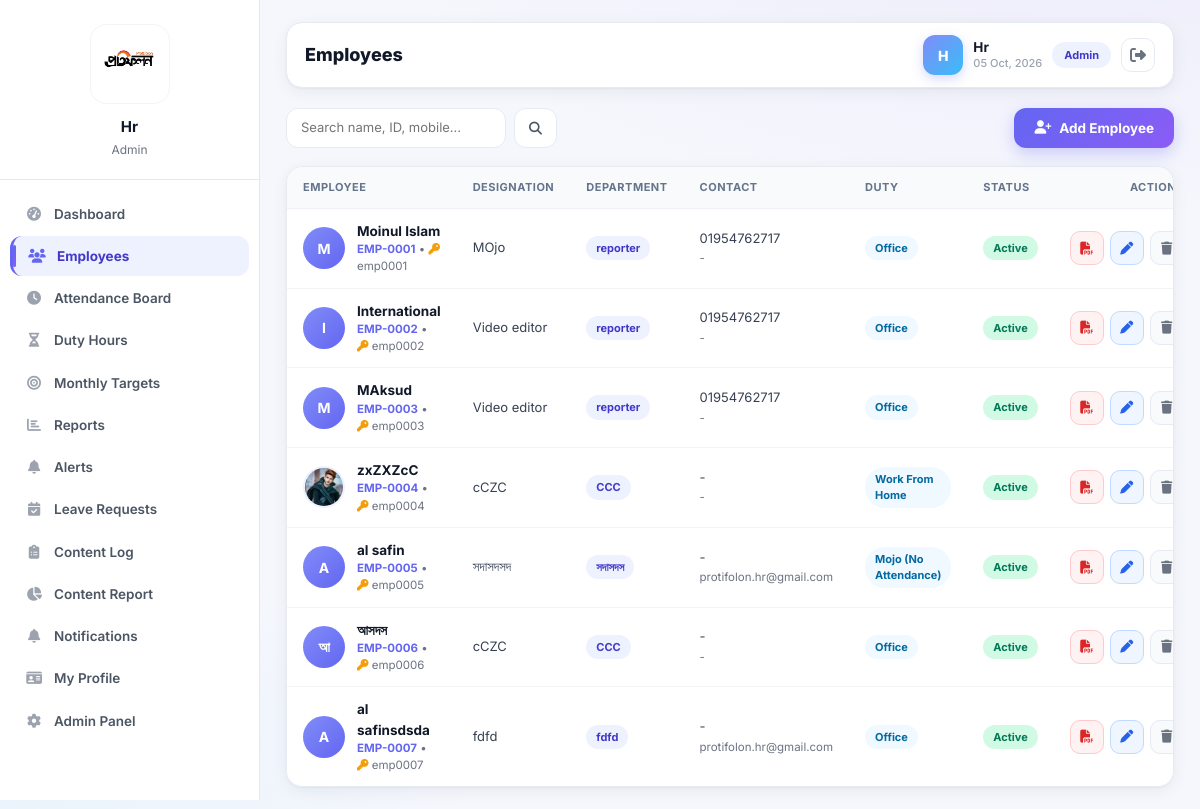
Screenshot of /employees/ (signed in) with the database file from the repository.
### employees/models.py (models this page shows, shortened)
class OfficeSetting(models.Model):
    title = models.CharField(max_length=120, default='Office')
    logo = models.ImageField(upload_to='office/', blank=True, null=True)
    office_lat = models.FloatField(null=True, blank=True)
    office_lng = models.FloatField(null=True, blank=True)
    office_radius = models.IntegerField(default=200, help_text='মিটারে')
    class Meta:
        verbose_name_plural = 'Office Settings'
    @classmethod
    def load(cls):
        obj, _ = cls.objects.get_or_create(pk=1)
        return obj

class Employee(models.Model):
    DUTY_CHOICES = [
        ('office', 'Office'),
        ('wfh', 'Work From Home'),
        ('field', 'Field'),
        ('mojo', 'Mojo (No Attendance)'),
    ]
    STATUS_CHOICES = [
        ('active', 'Active'),
        ('inactive', 'Inactive'),
    ]
    name = models.CharField(max_length=120)
    photo = models.ImageField(upload_to='employees/', blank=True, null=True)
    emp_id = models.CharField(max_length=20, unique=True, blank=True)
    designation = models.CharField(max_length=100)
    department = models.CharField(max_length=100)
    joining_date = models.DateField()
    mobile = models.CharField(max_length=20, blank=True)
    email = models.EmailField(blank=True)
    address = models.TextField(blank=True)
    salary = models.DecimalField(max_digits=10, decimal_places=2, default=0)
    duty_group = models.CharField(max_length=10, choices=DUTY_CHOICES, default='office')
    target_hours = models.FloatField(default=8)
    status = models.CharField(max_length=10, choices=STATUS_CHOICES, default='active')
    emergency1_name = models.CharField(max_length=80, blank=True, verbose_name='Emergency 1 Name')
    emergency1_mobile = models.CharField(max_length=20, blank=True, verbose_name='Emergency 1 Mobile')
    emergency2_name = models.CharField(max_length=80, blank=True, verbose_name='Emergency 2 Name')
    emergency2_mobile = models.CharField(max_length=20, blank=True, verbose_name='Emergency 2 Mobile')
    nid = models.CharField(max_length=30, blank=True, verbose_name='Employee NID')
    nid_image = models.ImageField(upload_to='nid_images/', blank=True, null=True, verbose_name='Employee NID Image')
    father_nid = models.CharField(max_length=30, blank=True, verbose_name="Father's NID")
    father_nid_image = models.ImageField(upload_to='nid_images/', blank=True, null=True, verbose_name="Father's NID Image")
    mother_nid = models.CharField(max_length=30, blank=True, verbose_name="Mother's NID")
    mother_nid_image = models.ImageField(upload_to='nid_images/', blank=True, null=True, verbose_name="Mother's NID Image")
    user = models.OneToOneField('auth.User', on_delete=models.SET_NULL, null=True, blank=True, related_name='employee')
    class Meta:
        ordering = ['emp_id']

### accounts/models.py (models this page shows, shortened)
class Profile(models.Model):
    user = models.OneToOneField(settings.AUTH_USER_MODEL,
                                on_delete=models.CASCADE,
                                related_name='profile')
    role = models.CharField(max_length=20, choices=ROLE_CHOICES, default='employee')

### accounts/decorators.py (the view)
        @login_required(login_url='login')
        def wrapper(request, *args, **kwargs):
            prof = getattr(request.user, 'profile', None)
            ok = request.user.is_superuser or (prof and prof.role in roles)
            if not ok:
                messages.error(request, 'You do not have permission.')
                return redirect('dashboard')
            return view(request, *args, **kwargs)

### accounts/context_processors.py (called while the page is built)
def user_employee(request):
    context = {
        'user_emp': None,
        'office': OfficeSetting.load(),
        'role_key': 'employee',
        'role_label': 'Employee',
    }
    if request.user.is_authenticated:
        emp = getattr(request.user, 'employee', None)
        context['user_emp'] = emp
        if hasattr(request.user, 'profile'):
            role = request.user.profile.role
            context['role_key'] = role
            context['role_label'] = role.title()
    return context

### employees/views.py (called while the page is built)
@role_required('admin')
def employee_list(request):
    q = request.GET.get('q', '')
    employees = Employee.objects.all().order_by('emp_id')
    if q:
        employees = employees.filter(
            Q(name__icontains=q) | Q(emp_id__icontains=q) |
            Q(department__icontains=q) | Q(mobile__icontains=q))
    return render(request, 'employees/list.html', {'employees': employees, 'q': q})

### notifications/context_processors.py (called while the page is built)
def unread_count(request):
    if request.user.is_authenticated:
        count = request.user.notifications.filter(is_read=False).count()
        return {'unread_notification_count': count}
    return {'unread_notification_count': 0}

### templates/employees/list.html (shortened to what this page needs)
{% extends "app_base.html" %}
{% block page_title %}Employees{% endblock %}
{% block content %}
<div class="emp-toolbar fade-in">
  <form method="get" class="d-flex gap-2">
    <input type="text" name="q" value="{{ q }}" class="search-box" placeholder="Search name, ID, mobile...">
    <button class="btn-soft" type="submit"><i class="fas fa-search"></i></button>
  </form>
  <a href="{% url 'employee_form' %}" class="btn-gradient" style="width:auto;padding:10px 20px;font-size:13.5px;">
    <i class="fas fa-user-plus"></i> Add Employee
  </a>
</div>
<div class="table-card fade-in">
  <table>
    <thead>
      <tr>
        <th>Employee</th>
        <th>Designation</th>
        <th>Department</th>
        <th>Contact</th>
        <th>Duty</th>
        <th>Status</th>
        <th style="text-align:right;">Actions</th>
      </tr>
    </thead>
    <tbody>
      {% for e in employees %}
      <tr>
        <td>
          <div class="emp-cell">
            {% if e.photo %}
              <img src="{{ e.photo.url }}" class="emp-photo" alt="{{ e.name }}">
            {% else %}
              <div class="emp-photo-fb">{{ e.name|slice:":1"|upper }}</div>
            {% endif %}
            <div>
              <div class="emp-name">{{ e.name }}</div>
              <div class="emp-sub">
                <span style="color:#6366f1;font-weight:700;">{{ e.emp_id }}</span>
                {% if e.user %} • <i class="fas fa-key" style="color:#f59e0b;"></i> {{ e.user.username }}{% endif %}
              </div>
            </div>
          </div>
        </td>
        <td>{{ e.designation }}</td>
        <td><span class="badge-soft" style="background:#eef2ff;color:#4338ca;">{{ e.department }}</span></td>
        <td>
          {{ e.mobile|default:"-" }}<br>
          <span style="font-size:11.5px;color:#6b7280;">{{ e.email|default:"-" }}</span>
        </td>
        <td><span class="badge-soft" style="background:#f0f9ff;color:#0369a1;">{{ e.get_duty_group_display }}</span></td>
        <td>
          {% if e.status == 'active' %}
            <span class="badge-soft badge-active">Active</span>
          {% else %}
            <span class="badge-soft badge-inactive">Inactive</span>
          {% endif %}
        </td>
        <td>
          <div class="emp-act">
            <a class="act-btn act-pdf" title="Biodata PDF" href="{% url 'employee_biodata' e.id %}">
              <i class="fas fa-file-pdf"></i>
            </a>
            <a class="act-btn act-edit" title="Edit" href="{% url 'employee_form' e.id %}">
              <i class="fas fa-pen"></i>
            </a>
            <form method="post" action="{% url 'employee_delete' e.id %}" style="display:inline;"
                  onsubmit="return confirm('{{ e.name }} Sure delete ?');">
              <button type="submit" class="act-btn act-del" title="Delete">
                <i class="fas fa-trash"></i>
              </button>
            </form>
          </div>
        </td>
      </tr>
      {% empty %}
      <tr><td colspan="7" style="text-align:center;color:#9ca3af;padding:30px;">No employees found. Add Employee </td></tr>
      {% endfor %}
    </tbody>
  </table>
</div>
{% endblock %}

### templates/app_base.html (shortened to what this page needs)
{% extends "base.html" %}
{% block body %}
<div class="app-shell">
  {% include "partials/sidebar.html" %}
 <main class="main-content" style="margin-left: 260px; transition: margin-left 0.3s ease;">
    <div class="top-bar">
      <div class="d-flex align-items-center">
        <h4>{% block page_title %}Dashboard{% endblock %}</h4>
      </div>
      <div class="top-chip">
        {% if user_emp and user_emp.photo %}
          <img src="{{ user_emp.photo.url }}"
               alt="{{ user_emp.name }}"
               class="chip-avatar-img">
        {% else %}
          <div class="chip-avatar">{{ initials|default:user.username|slice:":1"|upper }}</div>
        {% endif %}
        <div class="d-none d-sm-block">
          <div class="chip-name">{{ display_name|default:user.get_full_name|default:user.username|title }}</div>
          <div class="chip-role">{% now "d M, Y" %}</div>
        </div>
        <span class="role-badge role-{{ role_key }}">{{ role_label }}</span>
        <form method="post" action="{% url 'logout' %}" style="display:inline;">
          <button class="logout-btn" title="Logout"><i class="fas fa-sign-out-alt"></i></button>
        </form>
      </div>
    </div>
    {% block content %}{% endblock %}
  </main>
</div>
{% endblock %}

### templates/base.html (shortened to what this page needs)
{% load static %}
<!DOCTYPE html>
<html lang="en">
<head>
  <link href="https://cdn.jsdelivr.net/npm/bootstrap@5.3.3/dist/css/bootstrap.min.css" rel="stylesheet">
  <link href="https://cdnjs.cloudflare.com/ajax/libs/font-awesome/6.5.2/css/all.min.css" rel="stylesheet">
  <link rel="stylesheet" href="{% static 'css/style.css' %}?v=1">
</head>
<body>
  {% block body %}{% endblock %}
</body>
</html>

### templates/partials/sidebar.html (shortened to what this page needs)
{% load static %}
<aside class="sidebar" id="sidebar">
  <div class="sidebar-header">
    <div class="sidebar-logo-wrap">
      {% if user_emp and user_emp.photo %}
        <img src="{{ user_emp.photo.url }}" class="sidebar-logo" alt="{{ user_emp.name }}">
      {% elif office.logo %}
        <img src="{{ office.logo.url }}" class="sidebar-logo" alt="Logo">
      {% endif %}
    </div>
    {% if user_emp %}
      <div class="sidebar-user-name">{{ user_emp.name }}</div>
      <div class="sidebar-user-role">{{ user_emp.designation }}</div>
    {% elif user.get_full_name %}
      <div class="sidebar-user-name">{{ user.get_full_name }}</div>
      <div class="sidebar-user-role">{{ role_label }}</div>
    {% else %}
      <div class="sidebar-user-name">{{ user.username|title }}</div>
      <div class="sidebar-user-role">{{ role_label }}</div>
    {% endif %}
  </div>
  <ul class="sidebar-nav">
    <li>
      <a href="{% url 'dashboard' %}" class="{% if request.resolver_match.url_name == 'dashboard' %}active{% endif %}">
        <i class="fas fa-tachometer-alt"></i> Dashboard
      </a>
    </li>
    {% if role_key == 'admin' %}
    <li>
      <a href="{% url 'employee_list' %}" class="{% if request.resolver_match.url_name|slice:':8' == 'employee' %}active{% endif %}">
        <i class="fas fa-users"></i> Employees
      </a>
    </li>
    {% endif %}
    {% if role_key == 'admin' or role_key == 'supervisor' %}
    <li>
      <a href="{% url 'attendance_board' %}" class="{% if request.resolver_match.url_name == 'attendance_board' %}active{% endif %}">
        <i class="fas fa-clock"></i> Attendance Board
      </a>
    </li>
    <li>
      <a href="{% url 'duty_hours' %}" class="{% if request.resolver_match.url_name == 'duty_hours' %}active{% endif %}">
        <i class="fas fa-hourglass-half"></i> Duty Hours
      </a>
    </li>
        <li>
      <a href="{% url 'monthly_targets' %}" class="{% if request.resolver_match.url_name == 'monthly_targets' %}active{% endif %}">
        <i class="fas fa-bullseye"></i> Monthly Targets
      </a>
    </li>
    <li>
      <a href="{% url 'attendance_reports' %}" class="{% if request.resolver_match.url_name == 'attendance_reports' %}active{% endif %}">
        <i class="fas fa-chart-bar"></i> Reports
      </a>
    </li>
    <li>
      <a href="{% url 'attendance_alerts' %}" class="{% if request.resolver_match.url_name == 'attendance_alerts' %}active{% endif %}">
        <i class="fas fa-bell"></i> Alerts
      </a>
    </li>
    {% endif %}
    {% if role_key == 'admin' %}
    <li>
      <a href="{% url 'manage_leaves' %}" class="{% if request.resolver_match.url_name == 'manage_leaves' %}active{% endif %}">
        <i class="fas fa-calendar-check"></i> Leave Requests
      </a>
    </li>
    {% else %}
    <li>
      <a href="{% url 'my_leaves' %}" class="{% if request.resolver_match.url_name == 'my_leaves' %}active{% endif %}">
        <i class="fas fa-calendar-check"></i> My Leave
      </a>
    </li>
    {% endif %}
    <li>
      <a href="{% url 'content_log' %}" class="{% if request.resolver_match.url_name == 'content_log' or request.resolver_match.url_name == 'content_log_add' or request.resolver_match.url_name == 'content_log_edit' %}active{% endif %}">
        <i class="fas fa-clipboard-list"></i> Content Log
      </a>
    </li>
    <li>
      <a href="{% url 'content_report' %}" class="{% if request.resolver_match.url_name == 'content_report' %}active{% endif %}">
        <i class="fas fa-chart-pie"></i> Content Report
      </a>
    </li>
    <li>
      <a href="{% url 'notification_list' %}" class="{% if request.resolver_match.url_name|slice:':12' == 'notification' %}active{% endif %}">
        <i class="fas fa-bell"></i> Notifications
      </a>
    </li>
    <li>
      <a href="{% url 'my_profile' %}" class="{% if request.resolver_match.url_name == 'my_profile' %}active{% endif %}">
        <i class="fas fa-id-card"></i> My Profile
      </a>
    </li>
    {% if role_key == 'admin' %}
    <li>
      <a href="/admin/">
        <i class="fas fa-cog"></i> Admin Panel
      </a>
    </li>
    {% endif %}
  </ul>
</aside>

### templates/partials/sidebar.html (style rules this page uses)
.sidebar { width: 260px; background: #fff; border-right: 1px solid #e5e7eb; height: 100vh; position: fixed; top: 0; left: 0; overflow-y: auto; z-index: 100; display: flex; flex-direction: column; }
.sidebar-header { padding: 24px 20px 20px; text-align: center; border-bottom: 1px solid #e5e7eb; background: #fff; }
.sidebar-logo-wrap { width: 80px; height: 80px; margin: 0 auto 12px; border-radius: 16px; background: #fff; border: 1px solid #f3f4f6; display: flex; align-items: center; justify-content: center; overflow: hidden; padding: 8px; box-sizing: border-box; }
.sidebar-logo { width: 100%; height: 100%; object-fit: contain; background: transparent; display: block; }
.sidebar-user-name { font-weight: 700; font-size: 15px; color: #111827; margin-bottom: 2px; }
.sidebar-user-role { font-size: 12px; color: #6b7280; }
.sidebar-nav { list-style: none; padding: 12px 0; margin: 0; flex: 1; }
.sidebar-nav li { margin: 2px 10px; }
.sidebar-nav a { display: flex; align-items: center; gap: 10px; padding: 10px 14px; border-radius: 12px; color: #4b5563; font-size: 13.5px; font-weight: 600; text-decoration: none; transition: all .18s; }
.sidebar-nav a i { font-size: 14px; width: 20px; text-align: center; color: #9ca3af; }
.sidebar-nav a.active { background: #eef2ff; color: #4338ca; font-weight: 700; border-left: 3px solid #6366f1; }
.sidebar-nav a.active i { color: #6366f1; }

### templates/employees/list.html (style rules this page uses)
.emp-act { display: flex; align-items: center; gap: 6px; justify-content: flex-end; }
.act-btn { width: 34px; height: 34px; border-radius: 10px; border: 1px solid var(--border); background: #fff; display: inline-flex; align-items: center; justify-content: center; font-size: 13px; cursor: pointer; transition: all .18s; padding: 0; }
.act-pdf { color: #dc2626; border-color: #fecaca; background: #fef2f2; }
.act-edit { color: #2563eb; border-color: #bfdbfe; background: #eff6ff; }
.act-del { color: #6b7280; border-color: var(--border); background: #f9fafb; }
.emp-cell { display: flex; align-items: center; gap: 12px; }
.emp-photo { width: 42px; height: 42px; border-radius: 50%; object-fit: cover; border: 2px solid #eef2ff; flex-shrink: 0; }
.emp-photo-fb { width: 42px; height: 42px; border-radius: 50%; flex-shrink: 0; background: linear-gradient(135deg, #818cf8, #6366f1); color: #fff; display: flex; align-items: center; justify-content: center; font-weight: 700; font-size: 14px; }
.emp-name { font-weight: 700; color: #111827; font-size: 13.5px; }
.emp-sub { font-size: 11.5px; color: #6b7280; }
.emp-toolbar { display: flex; justify-content: space-between; align-items: center; gap: 12px; flex-wrap: wrap; margin-bottom: 18px; }

### rows the page displays
OfficeSetting: logo (picture)
Profile: role "Admin"
Employee: name "M", name "Moinul Islam", emp_id "EMP-0001", user.username "emp0001", designation "MOjo", department "reporter", mobile "01954762717", email "-", duty_group "Office", status "Active"
Employee: name "I", name "International", emp_id "EMP-0002", user.username "emp0002", designation "Video editor", department "reporter", mobile "01954762717", email "-", duty_group "Office", status "Active"
Employee: name "M", name "MAksud", emp_id "EMP-0003", user.username "emp0003", designation "Video editor", department "reporter", mobile "01954762717", email "-", duty_group "Office", status "Active"
Employee: photo (picture), name "zxZXZcC", emp_id "EMP-0004", user.username "emp0004", designation "cCZC", department "CCC", mobile "-", email "-", duty_group "Work From Home", status "Active"
Employee: name "A", name "al safin", emp_id "EMP-0005", user.username "emp0005", designation "সদাসদসদ", department "সদাসদস", mobile "-", email "protifolon.hr@gmail.com", duty_group "Mojo (No Attendance)", status "Active"
Employee: name "আ", name "আসদস", emp_id "EMP-0006", user.username "emp0006", designation "cCZC", department "CCC", mobile "-", email "-", duty_group "Office", status "Active"
Employee: name "A", name "al safinsdsda", emp_id "EMP-0007", user.username "emp0007", designation "fdfd", department "fdfd", mobile "-", email "protifolon.hr@gmail.com", duty_group "Office", status "Active"

### other values shown
{{ user.username|title }} "Hr"
{{ initials|default:user.username|slice:":1"|upper }} "H"
{{ display_name|default:user.get_full_name|default:user.username|title }} "Hr"
